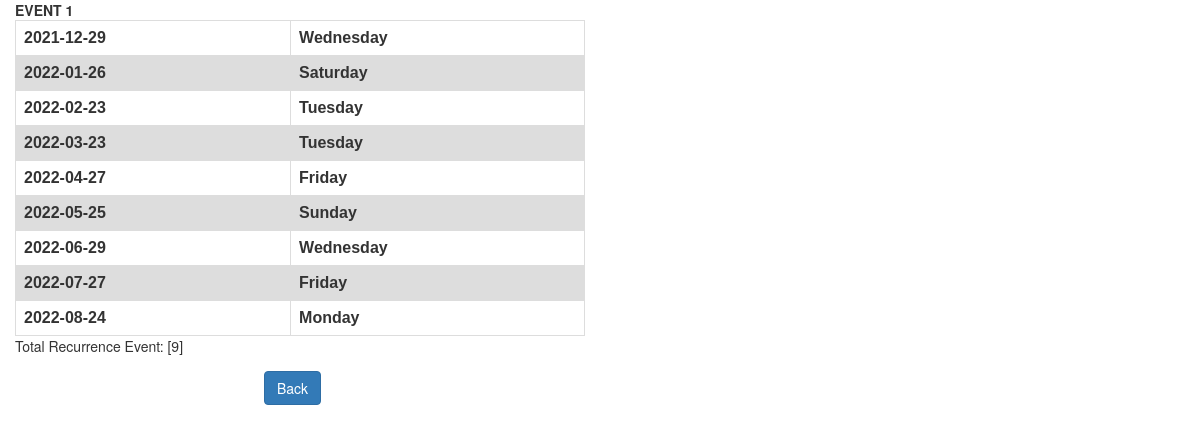
/events/view/20, run on the app's committed database.
### tables this page shows
CREATE TABLE `event_details` (
  `id` int(11) NOT NULL,
  `title` varchar(255) NOT NULL,
  `start_date` date NOT NULL,
  `end_date` date NOT NULL,
  `repeat_type` enum('1','2') NOT NULL COMMENT '1 - Repeat\r\n2 - Repeat Specific',
  `repeat_every` enum('Every','Every Other','Every Third','Every Fourth') DEFAULT NULL,
  `repeat_on` enum('Day','Week','Month','Year') DEFAULT NULL,
  `repeat_interval` enum('First','Second','Third','Fourth') DEFAULT NULL,
  `repeat_day` enum('sunday','monday','tuesday','wednesday','thursday','friday','saturday') DEFAULT NULL,
  `repeat_month_year` enum('Month','3 Months','4 Months','6 Months','Year') DEFAULT NULL,
  `created_at` timestamp NOT NULL DEFAULT current_timestamp(),
  `updated_at` timestamp NULL DEFAULT NULL ON UPDATE current_timestamp()
);

### application/controllers/Events.php (called while the page is built, shortened)
<?php
class Events extends CI_Controller {
	function __construct() {
        $this->load->library('form_validation');
        $this->load->library('session');
        $this->load->helper('url');
        $this->load->model('Events_model');
    }
    public function view($id)
	{
        $eventDetail = $this->Events_model->findEvent($id);
		$this->load->view('events/view',array('eventDetail' => $eventDetail));
	}
}

### index.php (called while the page is built, shortened)
<?php
require_once BASEPATH.'core/CodeIgniter.php';

### application/models/Events_model.php (called while the page is built, shortened)
<?php
Class Events_model extends CI_Model {
    public function findEvent($id) {
        return $this->db->get_where('event_details', array('id' => $id))->row(0);
    }
}

### application/views/events/view.php (the view, shortened to what this page needs)
<link href="https://maxcdn.bootstrapcdn.com/bootstrap/3.2.0/css/bootstrap.min.css" rel="stylesheet" type="text/css" />
<div class="row">
    <div class="col-xs-12 col-sm-12 col-md-12">
        <div class="form-group col-md-6">
            <strong><?php echo $eventDetail->title ?></strong>
            <table>
            <?php
              $count = 0;
              if($eventDetail->repeat_type == '1') {
                  if($eventDetail->repeat_on=='Day')
                    $repeat_on = 'D';
                  else if($eventDetail->repeat_on=='Week')
                    $repeat_on = 'W';
                  else if($eventDetail->repeat_on=='Month')
                    $repeat_on = 'M';
                  else
                    $repeat_on = 'Y';
                  if($eventDetail->repeat_every=='Every')
                    $repeat_every = '1';
                  else if($eventDetail->repeat_every=='Every Other')
                    $repeat_every = '2';
                  else if($eventDetail->repeat_every=='Every Third')
                    $repeat_every = '3';
                  else
                    $repeat_every = '4';
                  $period = new DatePeriod(
                      new DateTime($eventDetail->start_date),
                      new DateInterval("P$repeat_every$repeat_on"),
                      new DateTime($eventDetail->end_date)
                  );
                  foreach($period as $time) { ?>
                      <tr>
                        <th><?php echo $time->format('Y-m-d'); ?></th>
                        <th><?php echo $time->format('Y-m-d'); ?></th>
                      </tr>
                  <?php $count++; }
              } else {
                if($eventDetail->repeat_month_year=='Month')
                  $repeat_month_year = '1';
                $start    = new DateTime($eventDetail->start_date);
                $start->modify('first day of this month');
                $end      = new DateTime($eventDetail->end_date);
                $end->modify('first day of next month');
                $interval = DateInterval::createFromDateString("$repeat_month_year month");
                $period   = new DatePeriod($start, $interval, $end);
                foreach ($period as $dt) { ?>
                    <tr>
                        <th><?php echo date('Y-m-d', strtotime("$eventDetail->repeat_interval $eventDetail->repeat_day", mktime(0,0,0, $dt->format("m"),1, $dt->format("Y")))); ?></th>
                        <th><?php echo $dt->format('l'); ?></th>
                    </tr>
                <?php $count++; }
            }
            ?>
            </table>
            Total Recurrence Event: [<?= ($count) ?>]
        </div>
    </div>
    <div class="col-xs-6 col-sm-6 col-md-6 text-center">
            <a class="btn btn-primary" href="<?php echo base_url('events');?>">Back</a>
        </div>
</div>

### application/views/events/view.php (style rules this page uses)
table { font-family: arial, sans-serif; border-collapse: collapse; width: 100%; }
td, th { border: 1px solid #dddddd; text-align: left; padding: 8px; }
tr:nth-child(even) { background-color: #dddddd; }

### data on the page
event_details: title "EVENT 1", repeat_interval+repeat_day "2021-12-29", repeat_interval+repeat_day "2022-01-26", repeat_interval+repeat_day "2022-02-23", repeat_interval+repeat_day "2022-03-23", repeat_interval+repeat_day "2022-04-27", repeat_interval+repeat_day "2022-05-25", repeat_interval+repeat_day "2022-06-29", repeat_interval+repeat_day "2022-07-27", repeat_interval+repeat_day "2022-08-24"

### other printed values
$dt->format('l') "Wednesday"
$dt->format('l') "Saturday"
$dt->format('l') "Tuesday"
$dt->format('l') "Friday"
$dt->format('l') "Sunday"
$dt->format('l') "Monday"
$count "9"
